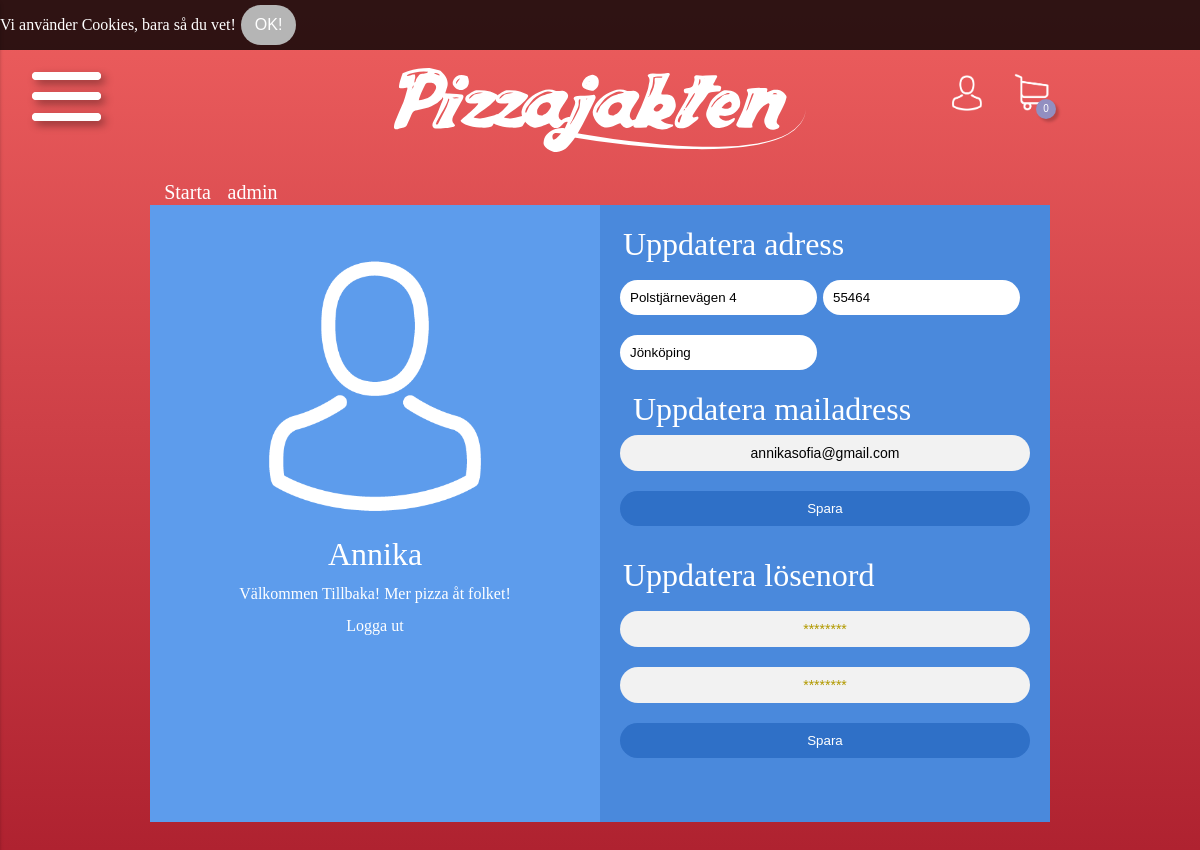
Screenshot of /Min-Sida.php (signed in) with the database file from the repository.
### tables this page shows
CREATE TABLE `user` (
  `id` int(4) NOT NULL,
  `name` varchar(255) NOT NULL,
  `user_lvl` int(11) NOT NULL DEFAULT '0',
  `adress` varchar(255) DEFAULT '0',
  `post_nr` int(8) DEFAULT '0',
  `email` varchar(255) NOT NULL,
  `username` varchar(255) NOT NULL,
  `password` varchar(255) NOT NULL,
  `active` tinyint(1) NOT NULL DEFAULT '0',
  `town` int(11) DEFAULT NULL,
  `ort` varchar(55) DEFAULT NULL
);

### Min-Sida.php (the view, shortened to what this page needs)
<?php
	include ('header.php');
?>
<ul class="tabs">
	<li>
		<a href="index.php">Starta här</a>
	</li>
    <?php
        if($_SESSION['user']['lvl'] >= 2){
            ?>
            <li>
                <a href="./admin">admin</a>
            </li>
            <?php
        }
    ?>
</ul>
<main class="left">
    <div class="minInfo">
        <img src="images/user.png"><br>
	<h1><?php
	echo($_SESSION['user']['name']);
	?></h1><br>
<?php
		if(!isset($_COOKIE[$cookie_name])) {
		    echo "Välkommen! Vad kul att du är här!";
		} else {
		    echo "Välkommen Tillbaka! ";
		    echo $_COOKIE[$cookie_name];
		}
?>
			        <br>
        <br><a href="assets/logOut.php">Logga ut</a><br>
    </div>
</main>
<main class="right">
		<?php
		 $conn = connect_to_db();
        $sql = "SELECT user.adress, user.post_nr, user.email, user.ort FROM user WHERE user.id = ? LIMIT 1";
        $stmt = $conn->prepare($sql);
        $stmt->bind_param("i", $_SESSION['user']['nr']);
        $stmt->execute();
        $result = $stmt->get_result();
        if ($result->num_rows > 0) {
                while($row = $result->fetch_assoc()) {
                	$userinfo = $row;
            }
        }
		?>
        <div class="userRight">
            <h1>Uppdatera adress</h1>
            <form action="assets/updateUser.php" method="POST">
                <input type="text" name="adress" value="<?= $userinfo['adress'] ?>">
                <input type="nmmer" name="post_nr" value="<?= $userinfo['post_nr'] ?>">
                <input type="ort" name="ort" value="<?= $userinfo['ort'] ?>">
                <h1>Uppdatera mailadress</h1>
                <input type="email" name="email" value="<?= $userinfo['email'] ?>">
                <input class="spara" type="submit" name="" value="Spara">
            </form>
                    <h1>Uppdatera lösenord</h1>
            <form action="assets/updateUserPassword.php"  method="POST">
                <input type="password" name="password" placeholder="********">
                <input type="password" name="password2" placeholder="********">
                <input class="spara" type="submit" name="" value="Spara">
            </form>
        </div>
</main>
<?php
	include 'footer.php';
    ?>

### css/main.css (style rules this page uses)
html, body, div, span, applet, object, iframe, h1, h2, h3, h4, h5, h6, p, blockquote, pre, a, abbr, acronym, address, big, cite, code, del, dfn, em, font, img, ins, kbd, q, s, samp, small, strike, strong, sub, sup, tt, var, dl, dt, dd, ol, ul, li, fieldset, form, label, legend, table, caption, tbody, tfoot, thead, tr, th, td { margin: 0; padding: 0; border: 0; outline: 0; font-weight: inherit; font-style: inherit; font-size: 100%; font-family: inherit; vertical-align: baseline; }
body { line-height: 1; color: black; background: white; }
ol, ul { list-style: none; }
body { background: #ed5e5e; background: -webkit-gradient(linear, left top, left bottom, from(#ed5e5e),color-stop(100%, #af2230),color-stop(101%, #af2230)); background: linear-gradient(to bottom, #ed5e5e 0%,#af2230 100%,#af2230 101%); filter: progid:DXImageTransform.Microsoft.gradient( startColorstr='#ed5e5e', endColorstr='#af2230',GradientType=0 ); font-family: "bebas-neue"; font-family: "bebas-neue"; color: #fff; font-size: 1em; }
a { text-decoration: none; color: white; }
.tabs { grid-area: tabs; -ms-grid-row-align: end; align-self: end; display: -ms-grid; display: grid; -ms-grid-columns: (1fr 20px)[6]; grid-template-columns: repeat(6, 1fr 20px); -ms-grid-rows: 35px; grid-template-rows: 35px; }
.tabs li { padding: 5px 10px; display: block; -ms-grid-column-align: stretch; justify-self: stretch; -ms-flex-item-align: stretch; -ms-grid-row-align: stretch; align-self: stretch; text-align: center; line-height: 35px; font-size: 20px; text-decoration: none; color:#fff; cursor: pointer; border-radius: 0 24px 0 0; }
.tabs li:nth-child(1) { grid-column: 1 /3; -ms-grid-row:1; grid-row:1; z-index: 5; }
.tabs li:nth-child(2) { grid-column: 2 /5; -ms-grid-row:1; grid-row:1; z-index: 4; }
main { z-index: 100; -webkit-box-sizing: border-box; box-sizing: border-box; padding: 10px; overflow-y: auto; }
main.left { grid-area: main1; background: #5D9CEC; margin-bottom: 20px; }
main.right { grid-area: main2; background: #4A89DC; margin-bottom: 20px; }
main.right h1 { font-size: xx-large; padding: 13px 13px 0px 13px; }
input::placeholder { color: rgba(178, 154, 0, 1); }
.form input[type=text],[type="email"],[type="password"] { border: none; border-radius: 25px; color: black; -webkit-box-sizing: border-box; box-sizing: border-box; text-align: center; text-decoration: none; display: inline-block; font-size: 16px; font-family: "helvetica"; outline: 0; background: #f2f2f2; width: 100%; margin: 0 0 15px; padding: 15px; box-sizing: border-box; font-size: 14px; }
.userRight form { margin: 10px; }
.userRight input { margin: 10px 2px 10px 0px; border: none; border-radius: 25px; padding: 10px; }
.spara { background: #2f70c7; color: white; width: 100%; cursor: pointer; }
.minInfo { text-align: center; }
.minInfo img { padding-top: 10%; width: 50%; }
.minInfo h1 { font-size: xx-large; padding-top: 5%; }
.minInfo a { margin-bottom: 5%; }

### rows the page displays
user: adress "Polstjärnevägen 4", post_nr "55464", ort "Jönköping", email "annikasofia@gmail.com"

### other values shown
$items_in_cart "0"
$_SESSION['user']['name'] "Annika"
$_COOKIE[$cookie_name] "Mer pizza åt folket!"
